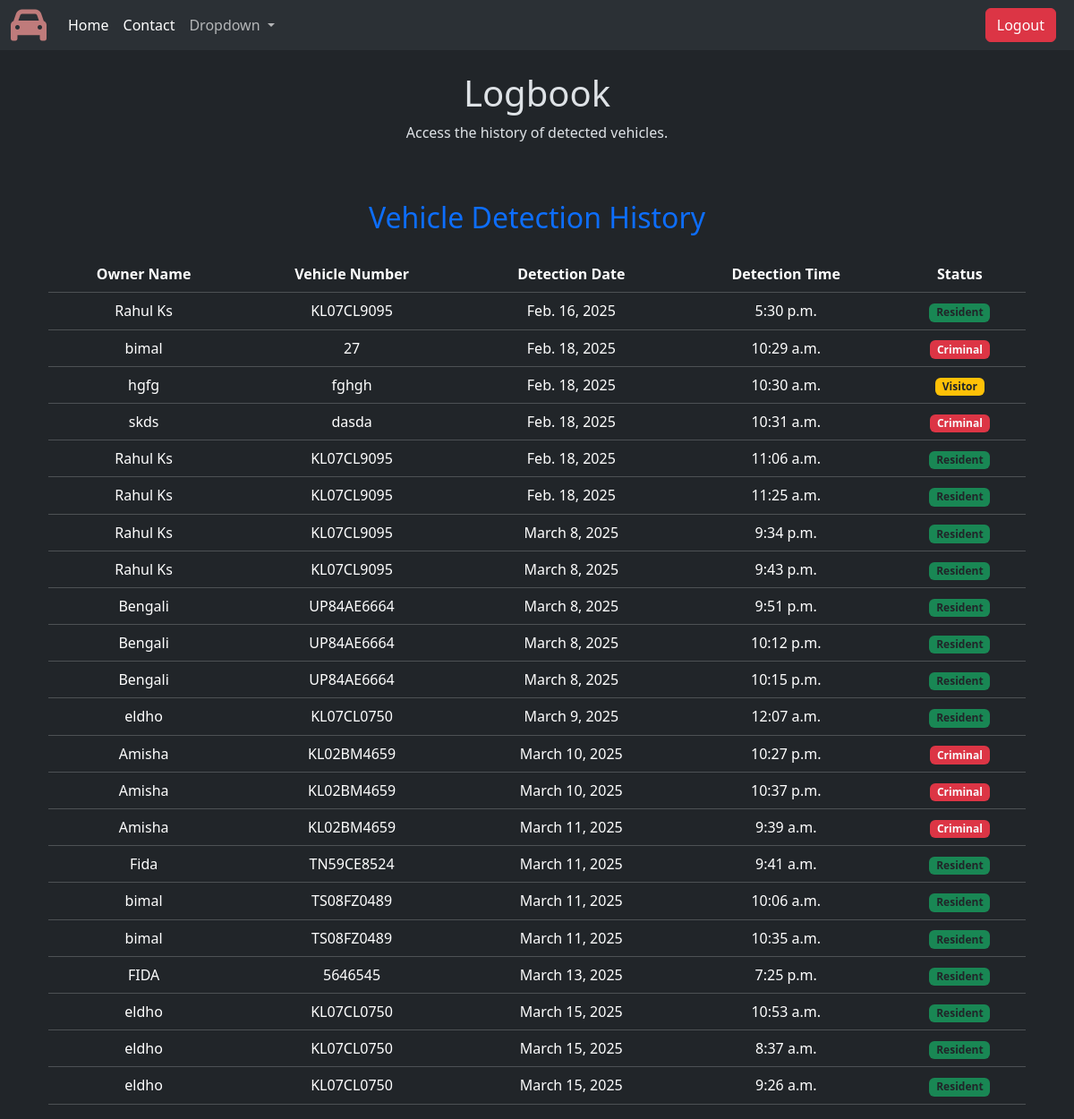
Screenshot of /tweet/logbook/ (signed in) with the database file from the repository.
### tweet/models.py (models this page shows)
class Logbook(models.Model):
    CATEGORY_CHOICES = [
        ('Resident', 'Resident'),
        ('Visitor', 'Visitor'),
        ('Criminal', 'Criminal'),
    ]
    owner_name = models.CharField(max_length=100,default='Unknown')
    vehicle_number = models.CharField(max_length=20)
    resident_address = models.TextField(default="Not Provided")
    category = models.CharField(max_length=10, choices=CATEGORY_CHOICES,default='Resident')
    registered_date = models.DateField(auto_now_add=True)
    registered_time = models.TimeField(auto_now_add=True)

### tweet/views.py (the view)
# urls.py: path('logbook/',views.logbook,name='logbook'),
@login_required
def logbook(request):
    vehicles=Logbook.objects.all()
    return render(request, 'logbook.html',{'vehicles':vehicles})

### tweet/templates/logbook.html (shortened to what this page needs)
{% extends 'layout1.html' %}
{% load static %}
{% block content %}
  <header>
    <div class="header-container text-center py-4">
      <h1>Logbook</h1>
      <p>Access the history of detected vehicles.</p>
    </div>
  </header>
  <main>
    <section class="container mt-4">
      <h2 class="text-center text-primary">Vehicle Detection History</h2>
      <div class="table-responsive mt-4">
        <table class="table table-dark table-hover text-center">
          <thead>
            <tr>
              <th>Owner Name</th>
              <th>Vehicle Number</th>
              <th>Detection Date</th>
              <th>Detection Time</th>
              <th>Status</th>
            </tr>
          </thead>
          <tbody>
            {% for i in vehicles %}
            <tr>
              <td>{{i.owner_name}}</td>
              <td>{{i.vehicle_number}}</td>
              <td>{{i.registered_date}}</td>
              <td>{{i.registered_time}}</td>
              <td>
                {% if i.category == "Resident" %}
                    <span class="badge bg-success text-dark">{{ i.category }}</span>
                {% elif i.category == "Visitor" %}
                    <span class="badge bg-warning text-dark">{{ i.category }}</span>
                {% elif i.category == "Criminal" %}
                    <span class="badge bg-danger text-light">{{ i.category }}</span>
                {% else %}
                    <span class="badge bg-secondary">{{ i.category }}</span>
                {% endif %}
            </td>
            </tr>
            {% endfor %}
          </tbody>
        </table>
      </div>
    </section>
  </main>
{% endblock %}

### rows the page displays
Logbook: owner_name "Rahul Ks", vehicle_number "KL07CL9095", registered_date "Feb. 16, 2025", registered_time "5:30 p.m.", category "Resident"
Logbook: owner_name "bimal", vehicle_number "27", registered_date "Feb. 18, 2025", registered_time "10:29 a.m.", category "Criminal"
Logbook: owner_name "hgfg", vehicle_number "fghgh", registered_date "Feb. 18, 2025", registered_time "10:30 a.m.", category "Visitor"
Logbook: owner_name "skds", vehicle_number "dasda", registered_date "Feb. 18, 2025", registered_time "10:31 a.m.", category "Criminal"
Logbook: owner_name "Rahul Ks", vehicle_number "KL07CL9095", registered_date "Feb. 18, 2025", registered_time "11:06 a.m.", category "Resident"
Logbook: owner_name "Rahul Ks", vehicle_number "KL07CL9095", registered_date "Feb. 18, 2025", registered_time "11:25 a.m.", category "Resident"
Logbook: owner_name "Rahul Ks", vehicle_number "KL07CL9095", registered_date "March 8, 2025", registered_time "9:34 p.m.", category "Resident"
Logbook: owner_name "Rahul Ks", vehicle_number "KL07CL9095", registered_date "March 8, 2025", registered_time "9:43 p.m.", category "Resident"
Logbook: owner_name "Bengali", vehicle_number "UP84AE6664", registered_date "March 8, 2025", registered_time "9:51 p.m.", category "Resident"
Logbook: owner_name "Bengali", vehicle_number "UP84AE6664", registered_date "March 8, 2025", registered_time "10:12 p.m.", category "Resident"
Logbook: owner_name "Bengali", vehicle_number "UP84AE6664", registered_date "March 8, 2025", registered_time "10:15 p.m.", category "Resident"
Logbook: owner_name "eldho", vehicle_number "KL07CL0750", registered_date "March 9, 2025", registered_time "12:07 a.m.", category "Resident"
Logbook: owner_name "Amisha", vehicle_number "KL02BM4659", registered_date "March 10, 2025", registered_time "10:27 p.m.", category "Criminal"
Logbook: owner_name "Amisha", vehicle_number "KL02BM4659", registered_date "March 10, 2025", registered_time "10:37 p.m.", category "Criminal"
Logbook: owner_name "Amisha", vehicle_number "KL02BM4659", registered_date "March 11, 2025", registered_time "9:39 a.m.", category "Criminal"
Logbook: owner_name "Fida", vehicle_number "TN59CE8524", registered_date "March 11, 2025", registered_time "9:41 a.m.", category "Resident"
Logbook: owner_name "bimal", vehicle_number "TS08FZ0489", registered_date "March 11, 2025", registered_time "10:06 a.m.", category "Resident"
Logbook: owner_name "bimal", vehicle_number "TS08FZ0489", registered_date "March 11, 2025", registered_time "10:35 a.m.", category "Resident"
Logbook: owner_name "FIDA", vehicle_number "5646545", registered_date "March 13, 2025", registered_time "7:25 p.m.", category "Resident"
Logbook: owner_name "eldho", vehicle_number "KL07CL0750", registered_date "March 15, 2025", registered_time "10:53 a.m.", category "Resident"
Logbook: owner_name "eldho", vehicle_number "KL07CL0750", registered_date "March 15, 2025", registered_time "8:37 a.m.", category "Resident"
Logbook: owner_name "eldho", vehicle_number "KL07CL0750", registered_date "March 15, 2025", registered_time "9:26 a.m.", category "Resident"
